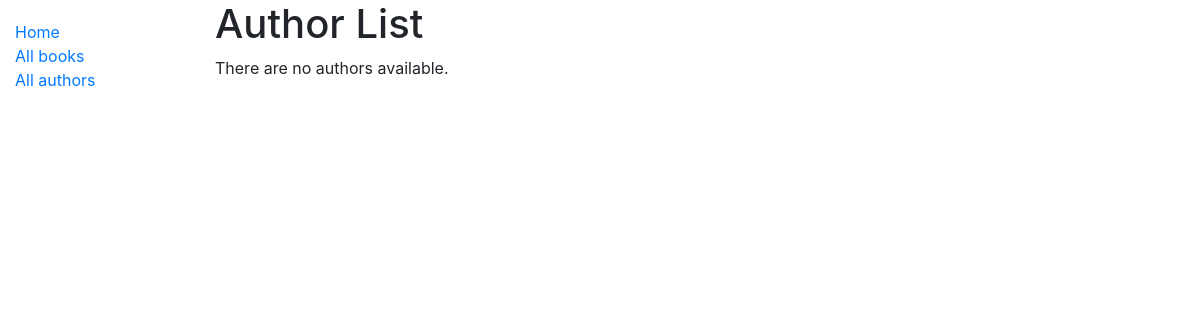
The app's page /catalog/authors/, older data.
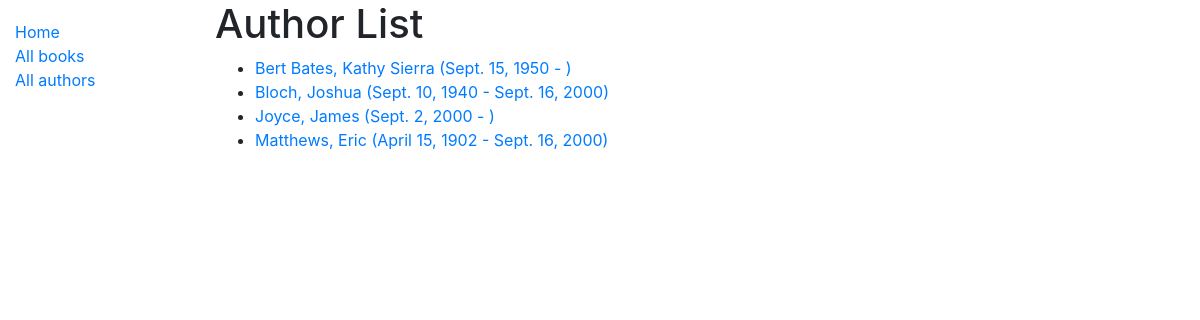
The same page, newer data.
### catalog/models.py (models this page shows)
class Author(models.Model):
    first_name = models.CharField(max_length=100)
    last_name = models.CharField(max_length=100)
    date_of_birth = models.DateField(null=True, blank=True)
    date_of_death = models.DateField('died', null=True, blank=True)
    class Meta:
        ordering = ['last_name', 'first_name']
    def get_absolute_url(self):
        return reverse('author-detail', args=[str(self.id)])
    def __str__(self):
        return '{0}, {1}'.format(self.last_name, self.first_name)

### catalog/views.py (the view)
# urls.py: path('authors/', views.AuthorListView.as_view(), name='authors'),
class AuthorListView(generic.ListView):
    model = Author
    paginate_by = 10

### catalog/templates/catalog/author_list.html
{% extends "base_generic.html" %}
{% block content %}
<h1>Author List</h1>
{% if author_list %}
  <ul>
  {% for author in author_list %}
    <li>
      <a href="{{ author.get_absolute_url }}">
      {{ author }} ({{author.date_of_birth}} - {% if author.date_of_death %}{{author.date_of_death}}{% endif %})
      </a>
    </li>
  {% endfor %}
 </ul>
{% else %}
  <p>There are no authors available.</p>
{% endif %}
{% endblock %}

### catalog/templates/base_generic.html (shortened to what this page needs)
<!DOCTYPE html>
<html lang="en">
<head>
  <link rel="stylesheet" href="https://stackpath.bootstrapcdn.com/bootstrap/4.1.3/css/bootstrap.min.css">
  {% load static %}
  <link rel="stylesheet" href="{% static 'css/styles.css' %}">
</head>
<body>
<div class="container-fluid">
<div class="row">
  <div class="col-sm-2">
  {% block sidebar %}
  <ul class="sidebar-nav">
    <li><a href="{% url 'index' %}">Home</a></li>
    <li><a href="{% url 'books' %}">All books</a></li>
    <li><a href="{% url 'authors' %}">All authors</a></li>
  </ul>
{% endblock %}
  </div>
  <div class="col-sm-10 ">
  {% block content %}{% endblock %}
  </div>
</div>
</div>
</body>
</html>

### catalog/static/css/styles.css (style rules this page uses)
.sidebar-nav { margin-top: 20px; padding: 0; list-style: none; }

Row changes from the older to the newer data that the page shows:
added Author: last_name+first_name "Bert Bates, Kathy Sierra", date_of_birth "Sept. 15, 1950"
added Author: last_name+first_name "Bloch, Joshua", date_of_birth "Sept. 10, 1940", date_of_death "Sept. 16, 2000"
added Author: last_name+first_name "Joyce, James", date_of_birth "Sept. 2, 2000"
added Author: last_name+first_name "Matthews, Eric", date_of_birth "April 15, 1902", date_of_death "Sept. 16, 2000"
Text that changed along with them:
text no longer shown: "There are no authors available."
